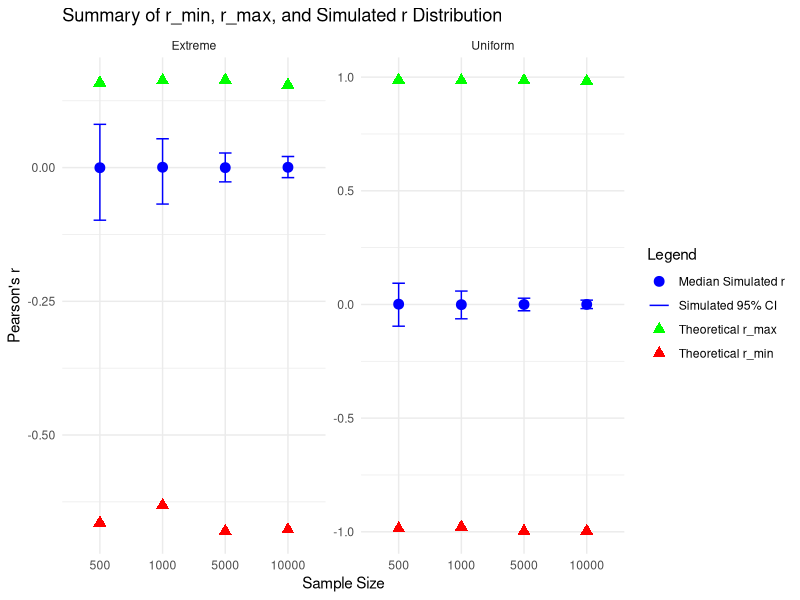
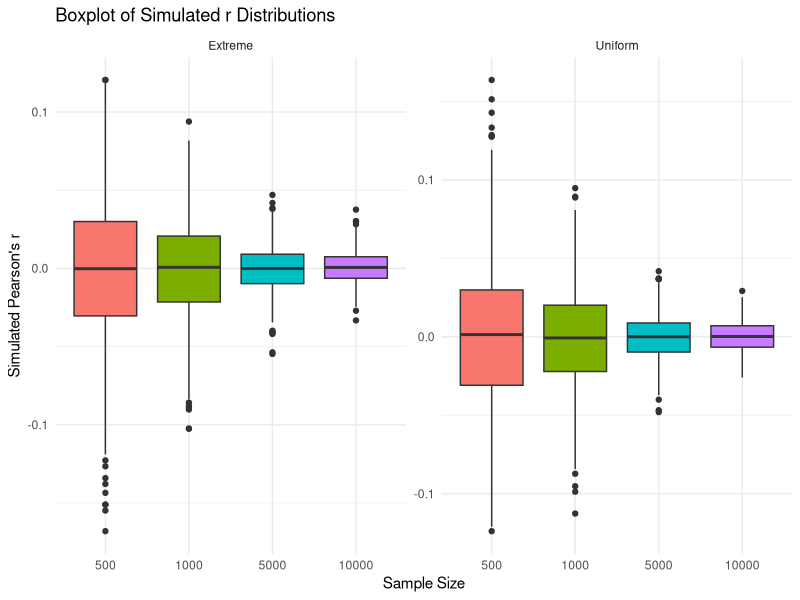

Source code (R) for these figures, in order:
# Load required libraries
library(ggplot2)
library(gridExtra)
library(dplyr)

# -----------------------------------------------------------------------------
# 1. Functions for computing theoretical bounds and simulating the permutation distribution

# Compute maximum correlation (comonotonic coupling)
max_corr_sorted <- function(marginalX, marginalY, sample_size = 10000) {
	# If marginals sum to ~1, treat them as probabilities; else as counts.
	if (sum(marginalX) <= 1.1) {
		countsX <- as.vector(rmultinom(1, size = sample_size, prob = marginalX))
	} else {
		countsX <- marginalX
		sample_size <- sum(countsX)
	}
	if (sum(marginalY) <= 1.1) {
		countsY <- as.vector(rmultinom(1, size = sample_size, prob = marginalY))
	} else {
		countsY <- marginalY
		if (sum(countsY) != sample_size) stop("Counts for X and Y must be equal.")
	}
	
	x_levels <- 0:(length(countsX) - 1)
	y_levels <- 0:(length(countsY) - 1)
	
	pX <- countsX / sum(countsX)
	pY <- countsY / sum(countsY)
	muX <- sum(x_levels * pX)
	muY <- sum(y_levels * pY)
	sigmaX <- sqrt(sum(x_levels^2 * pX) - muX^2)
	sigmaY <- sqrt(sum(y_levels^2 * pY) - muY^2)
	
	cum_pX <- cumsum(pX)
	cum_pY <- cumsum(pY)
	joint <- matrix(0, nrow = length(x_levels), ncol = length(y_levels))
	
	i <- 1; j <- 1
	cumX_prev <- 0; cumY_prev <- 0
	while (i <= length(x_levels) && j <= length(y_levels)) {
		currX <- cum_pX[i]
		currY <- cum_pY[j]
		joint[i, j] <- min(currX, currY) - max(cumX_prev, cumY_prev)
		if (currX < currY) {
			cumX_prev <- currX
			i <- i + 1
		} else if (currX > currY) {
			cumY_prev <- currY
			j <- j + 1
		} else {
			cumX_prev <- currX
			cumY_prev <- currY
			i <- i + 1
			j <- j + 1
		}
	}
	
	E_XY <- sum(outer(x_levels, y_levels, FUN = "*") * joint)
	r_max <- (E_XY - muX * muY) / (sigmaX * sigmaY)
	return(r_max)
}

# Compute minimum correlation (anti-comonotonic pairing)
min_corr_sorted <- function(marginalX, marginalY, sample_size = 10000) {
	if (sum(marginalX) <= 1.1) {
		countsX <- as.vector(rmultinom(1, size = sample_size, prob = marginalX))
	} else {
		countsX <- marginalX
		sample_size <- sum(countsX)
	}
	if (sum(marginalY) <= 1.1) {
		countsY <- as.vector(rmultinom(1, size = sample_size, prob = marginalY))
	} else {
		countsY <- marginalY
		if (sum(countsY) != sample_size) stop("Counts for X and Y must be equal.")
	}
	
	x_levels <- 0:(length(countsX) - 1)
	y_levels <- 0:(length(countsY) - 1)
	
	x_vec <- rep(x_levels, times = countsX)
	y_vec <- rep(y_levels, times = countsY)
	
	# Pair highest X with lowest Y
	x_sorted <- sort(x_vec, decreasing = TRUE)
	y_sorted <- sort(y_vec, decreasing = FALSE)
	
	r_min <- cor(x_sorted, y_sorted)
	return(r_min)
}

# Simulate permutation (randomization) distribution of Pearson's r
simulate_random_corr <- function(marginalX, marginalY, nsim = 1000, sample_size = 10000) {
	if (sum(marginalX) <= 1.1) {
		countsX <- as.vector(rmultinom(1, size = sample_size, prob = marginalX))
	} else {
		countsX <- marginalX
		sample_size <- sum(countsX)
	}
	if (sum(marginalY) <= 1.1) {
		countsY <- as.vector(rmultinom(1, size = sample_size, prob = marginalY))
	} else {
		countsY <- marginalY
		if (sum(countsY) != sample_size) stop("Counts for X and Y must be equal.")
	}
	
	x_levels <- 0:(length(countsX) - 1)
	y_levels <- 0:(length(countsY) - 1)
	
	x_vec <- rep(x_levels, times = countsX)
	y_vec <- rep(y_levels, times = countsY)
	
	r_vals <- numeric(nsim)
	for (i in 1:nsim) {
		x_perm <- sample(x_vec, size = length(x_vec), replace = FALSE)
		y_perm <- sample(y_vec, size = length(y_vec), replace = FALSE)
		r_vals[i] <- cor(x_perm, y_perm)
	}
	return(r_vals)
}

# -----------------------------------------------------------------------------
# 2. Simulation study: Explore how r_min, r_max, and the simulated distribution (r_val)
# vary with marginal distributions and sample size.
#
# We consider two scenarios:
#   - "Extreme": for X, 70% mass on the first category; for Y, very low mass on all but last.
#   - "Uniform": equal probabilities for all categories.
#
# We use 5 categories for each variable in this example and vary sample_size.

# Define scenarios (each with 5 categories)
scenarios <- list(
	Extreme = list(
		marginalX = c(0.7, rep(0.3/4, 4)),
		marginalY = c(rep(0.02, 4), 1 - 0.02*4)
	),
	Uniform = list(
		marginalX = rep(1/5, 5),
		marginalY = rep(1/5, 5)
	)
)

# Sample sizes to explore
sample_sizes <- c(500, 1000, 5000, 10000)

# Initialize storage for summary statistics and simulated r values.
summary_df <- data.frame()
sim_r_df <- data.frame()

# Loop over scenarios and sample sizes.
for (sc in names(scenarios)) {
	pX <- scenarios[[sc]]$marginalX
	pY <- scenarios[[sc]]$marginalY
	for (s in sample_sizes) {
		# Compute theoretical bounds.
		r_min_val <- min_corr_sorted(pX, pY, sample_size = s)
		r_max_val <- max_corr_sorted(pX, pY, sample_size = s)
		# Simulate the permutation distribution.
		r_sim <- simulate_random_corr(pX, pY, nsim = 1000, sample_size = s)
		med_r <- median(r_sim)
		lower_ci <- quantile(r_sim, 0.025)
		upper_ci <- quantile(r_sim, 0.975)
		
		# Save summary statistics.
		summary_df <- rbind(summary_df, data.frame(
			scenario = sc,
			sample_size = s,
			r_min = r_min_val,
			r_max = r_max_val,
			median_r = med_r,
			lower_ci = lower_ci,
			upper_ci = upper_ci
		))
		
		# Save the simulated r values.
		sim_r_df <- rbind(sim_r_df, data.frame(
			scenario = sc,
			sample_size = s,
			r = r_sim
		))
	}
}

# -----------------------------------------------------------------------------
# 3. Plot the results

# (A) Summary plot: For each scenario and sample size, show the median simulated r 
#     with error bars (95% CI) and the theoretical r_min and r_max.
p_summary <- ggplot(summary_df, aes(x = factor(sample_size))) +
	geom_errorbar(aes(ymin = lower_ci, ymax = upper_ci, color = "Simulated 95% CI"), width = 0.2) +
	geom_point(aes(y = median_r, color = "Median Simulated r"), size = 3) +
	geom_point(aes(y = r_min, color = "Theoretical r_min"), shape = 17, size = 3) +
	geom_point(aes(y = r_max, color = "Theoretical r_max"), shape = 17, size = 3) +
	facet_wrap(~scenario, scales = "free_y") +
	labs(x = "Sample Size", y = "Pearson's r",
		 title = "Summary of r_min, r_max, and Simulated r Distribution") +
	scale_color_manual(name = "Legend",
					   values = c("Simulated 95% CI" = "blue",
					   		   "Median Simulated r" = "blue",
					   		   "Theoretical r_min" = "red",
					   		   "Theoretical r_max" = "green")) +
	theme_minimal()

# (B) Boxplot of the simulated r distributions by sample size and scenario.
p_box <- ggplot(sim_r_df, aes(x = factor(sample_size), y = r, fill = factor(sample_size))) +
	geom_boxplot() +
	facet_wrap(~scenario, scales = "free_y") +
	labs(x = "Sample Size", y = "Simulated Pearson's r",
		 title = "Boxplot of Simulated r Distributions") +
	theme_minimal() +
	guides(fill = FALSE)

# Print the plots.
print(p_summary)
print(p_box)
